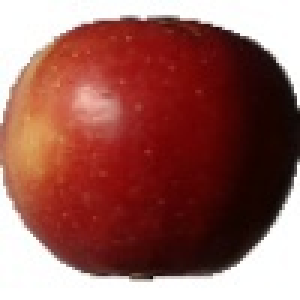
#> input picture data/fruits-360/Test/Apple Braeburn/32_100.jpg, 100 x 100 px (shown 3 times larger); its folder holds 3 pictures in this run
$ python NN_Model.py
#> lines starting #> are read from the running program, lines starting #| are printed output that depends on the picture; pictures that were not available may be replaced by others from this repository, and a replacement may not be noted
# Crimson Snow, Golden, Golden-Red, Granny Smith, Pink Lady, Red, Red Delicious
# Citation: Horea Muresan, [Mihai Oltean](https://mihaioltean.github.io), [Fruit recognition from images using deep
# learning](https://www.researchgate.net/publication/321475443_Fruit_recognition_from_images_using_deep_learning),
# Acta Univ. Sapientiae, Informatica Vol. 10, Issue 1, pp. 26-42, 2018.

from sklearn import neighbors
from joblib import dump, load
import sklearn.model_selection
import numpy as np
import os
import cv2


test_folder = 'data/fruits-360/Test/'
train_folder = 'data/fruits-360/Training/'

test_dirs = os.listdir(test_folder)
train_dirs = os.listdir(train_folder)

data = []
labels = []
for sub_test_folder in test_dirs:
    for file_test in os.listdir(test_folder + sub_test_folder + '/'):
        test_img_array = cv2.imread(test_folder + sub_test_folder + '/' + file_test)
#> test_img_array is the input picture: shape (100, 100, 3); mean B, G, R 90.3, 96.6, 151.5
        flat_test_array = cv2.resize(test_img_array, (50, 50))
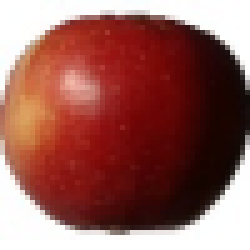
#> flat_test_array: shape (50, 50, 3) (shown 5 times larger); mean B, G, R 90.4, 96.7, 151.6
        flat_test_array = flat_test_array.flatten()
#> flat_test_array = 7500 values, max 255 at index 0, min 0 at index 2532, mean 112.9
        data.append(flat_test_array)
        labels.append(sub_test_folder)
#> pass 2 of the loop `for sub_test_folder in test_dirs:`:
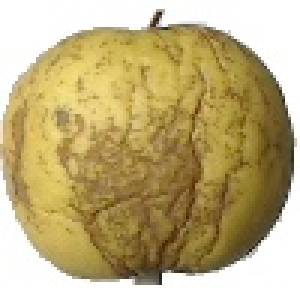
#> input picture data/fruits-360/Test/Apple Golden 1/114_100.jpg, 100 x 100 px (shown 3 times larger)
#> test_img_array is the input picture: shape (100, 100, 3); mean B, G, R 126.7, 174.8, 191.7
#> `flat_test_array = cv2.resize(test_img_array, (50, 50))`:
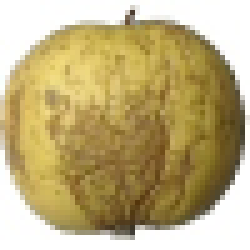
#> flat_test_array: shape (50, 50, 3) (shown 5 times larger); mean B, G, R 126.8, 174.9, 191.8
#> `flat_test_array = flat_test_array.flatten()`: flat_test_array = 7500 values, max 255 at index 0, min 11 at index 6081, mean 164.5

for sub_train_folder in train_dirs:
    for file_train in os.listdir(train_folder + sub_train_folder + '/'):
        train_img_array = cv2.imread(train_folder + sub_train_folder + '/' + file_train)
        flat_train_array = cv2.resize(train_img_array, (50, 50))
        flat_train_array = flat_train_array.flatten()
#> flat_train_array = 7500 values, max 255 at index 0, min 0 at index 2532, mean 112.9
        data.append(flat_train_array)
        labels.append(sub_train_folder)

data = np.array(data)
labels = np.array(labels)

x_train, x_test, y_train, y_test = sklearn.model_selection.train_test_split(data, labels, test_size=0.2)
clf = neighbors.KNeighborsClassifier()
clf.fit(x_train, y_train)
dump(clf, 'apple_model.joblib')
